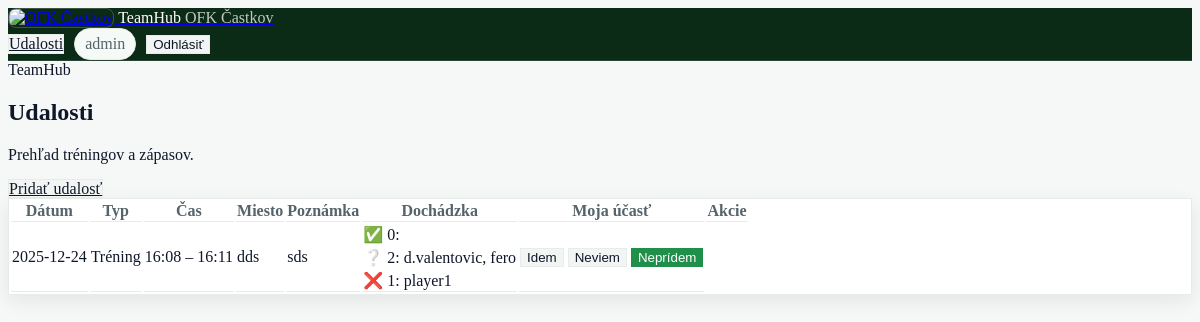
The page /events/ (signed in) on the database its author committed.
### tables this page shows
CREATE TABLE events (
  id INTEGER PRIMARY KEY AUTOINCREMENT,
  event_type TEXT NOT NULL,   -- 'training' alebo 'match'
  date TEXT NOT NULL,         -- 'YYYY-MM-DD'
  time_from TEXT,             -- napr. '18:00'
  time_to TEXT,               -- napr. '19:30'
  location TEXT,
  note TEXT
);

### pages/events.py (the view)
@router.get("/", name="events_ui")
async def events_ui(
    request: Request,
    svc: EventsService = Depends(events_service),
    att_svc: AttendanceService = Depends(attendance_service),
    user: Optional[User] = Depends(get_current_user),
):
    events = svc.list_events()
    attendance_overview = att_svc.get_attendance_overview()
    user_statuses: Dict[int, str] = {}
    if user is not None:
        user_statuses = att_svc.get_statuses_for_user(user.id)
    templates = request.app.state.templates
    return templates.TemplateResponse(
        "events.html",
        {
            "request": request,
            "events": events,
            "user": user,
            "user_statuses": user_statuses,
            "attendance_overview": attendance_overview,  # NEW
        },
    )

### templates/events.html (shortened to what this page needs)
{% extends "base.html" %}
{% block content %}
<div class="page">
  <div class="page__header">
    <div class="page__titles">
      <span class="page__kicker">TeamHub</span>
      <h2 class="page__title">Udalosti</h2>
      <p class="page__subtitle">Prehľad tréningov a zápasov.</p>
    </div>
    <div class="page__actions">
      {% if user and user.role in ["admin", "coach"] %}
        <a href="{{ request.url_for('create_event_ui') }}" class="button">Pridať udalosť</a>
      {% endif %}
    </div>
  </div>
  <div class="card">
    {% if events|length == 0 %}
      <p>Zatiaľ nie sú naplánované žiadne udalosti.</p>
    {% else %}
      <table class="table">
        <tr>
          <th>Dátum</th>
          <th>Typ</th>
          <th>Čas</th>
          <th>Miesto</th>
          <th>Poznámka</th>
            <th>Dochádzka</th>
          {% if user %}
            <th>Moja účasť</th>
          {% endif %}
          {% if user and user.role in ["admin", "coach"] %}
            <th>Akcie</th>
          {% endif %}
        </tr>
        {% for ev in events %}
          <tr>
            <td>{{ ev.date }}</td>
            <td>
              {% if ev.event_type == "training" %}
                Tréning
              {% elif ev.event_type == "match" %}
                Zápas
              {% else %}
                {{ ev.event_type }}
              {% endif %}
            </td>
            <td>
              {% if ev.time_from or ev.time_to %}
                {{ ev.time_from }} – {{ ev.time_to }}
              {% endif %}
            </td>
            <td>{{ ev.location }}</td>
            <td>{{ ev.note }}</td>
        <td>
          {% set ov = attendance_overview.get(ev.id) if attendance_overview is defined else None %}
          {% if ov %}
            <div style="display:flex; flex-direction:column; gap:0.25rem;">
              <div>✅ {{ ov["yes"]|length }}: {{ ov["yes"]|join(", ") }}</div>
              <div>❔ {{ ov["unknown"]|length }}: {{ ov["unknown"]|join(", ") }}</div>
              <div>❌ {{ ov["no"]|length }}: {{ ov["no"]|join(", ") }}</div>
            </div>
          {% else %}
            <span>—</span>
          {% endif %}
        </td>
        {% if user %}
          <td>
            {% set st = user_statuses.get(ev.id) if user_statuses is defined else None %}
            <form method="post"
                  action="{{ request.url_for('set_attendance', event_id=ev.id) }}"
                  style="display:flex; gap:0.25rem;">
              <button type="submit"
                      name="status"
                      value="yes"
                      class="button button--small {% if st == 'yes' %}button--primary{% endif %}">
                Idem
              </button>
              <button type="submit"
                      name="status"
                      value="unknown"
                      class="button button--small {% if st == 'unknown' %}button--primary{% endif %}">
                Neviem
              </button>
              <button type="submit"
                      name="status"
                      value="no"
                      class="button button--small {% if st == 'no' %}button--primary{% endif %}">
                Neprídem
              </button>
            </form>
          </td>
        {% endif %}
          </tr>
        {% endfor %}
      </table>
    {% endif %}
  </div>
</div>
{% endblock %}

### static/css/style.css (style rules this page uses)
body { background: #f6f8f7; color: #0f172a; }
:root { --text: #0f172a; --muted: #55636b; --border: #e6ece8; --panel: #ffffff; --panel-2: #ffffff; --shadow2: 0 6px 18px rgba(16, 24, 40, 0.08); --radius2: 14px; --pad: 18px; }
.card { background: #ffffff !important; border: 1px solid var(--border) !important; box-shadow: var(--shadow2) !important; }
.button { transition: none !important; transform: none !important; background: #f2f5f3 !important; border: 1px solid var(--border) !important; color: #0f172a !important; }
.button--primary { background: #1f8f4a !important; border-color: #1f8f4a !important; color: #fff !important; }
.table th, .table td { color: #0f172a !important; border-bottom: 1px solid var(--border) !important; }
.table th { color: #55636b !important; }

### rows shown on the page
events: date "2025-12-24", event_type "Tréning", time_from "16:08", time_to "16:11", location "dds", note "sds", yes|length "0", unknown|length "2", unknown "d.valentovic, fero", no|length "1", no "player1"

### other values the page prints
{{ user.username }} "admin"
